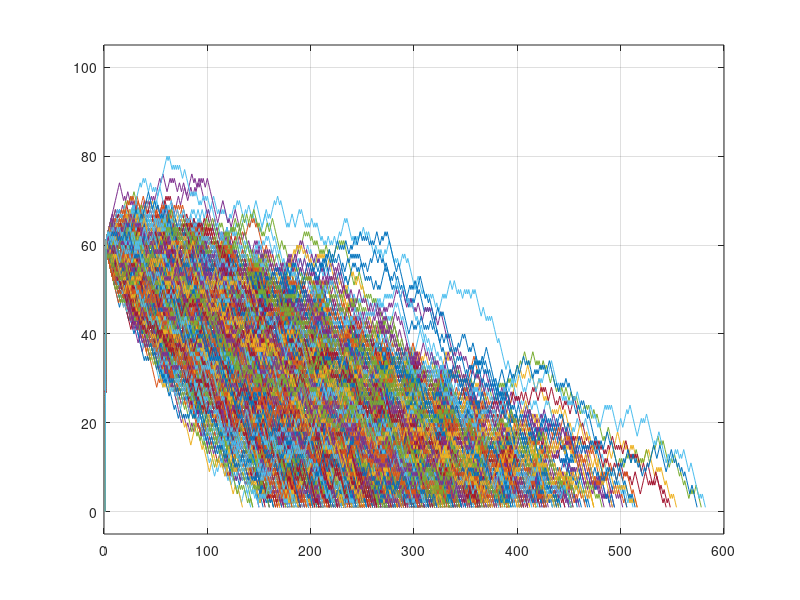

MATLAB code to generate this figure:
clear all;
close all;

L = 100;


p = 0.4;
q = 1-p;
r = q/p;
x0 = 60;
(r^L - r^x0)./(r^L-1)

for k = 1:1000

clear xs;

x = x0;
t = 1;

while(1<x && x<L)
    u = rand();
    xtemp = x;
    if(1<xtemp && xtemp<L)
        if(u<p) 
            x = x+1;
        else
            x = x-1;
        end
    end
    t = t+1;
    xs(t) = x;
end

hold on
plot(xs,'-')
ylim([-5 L+5])
drawnow
grid on;
box on;
end
